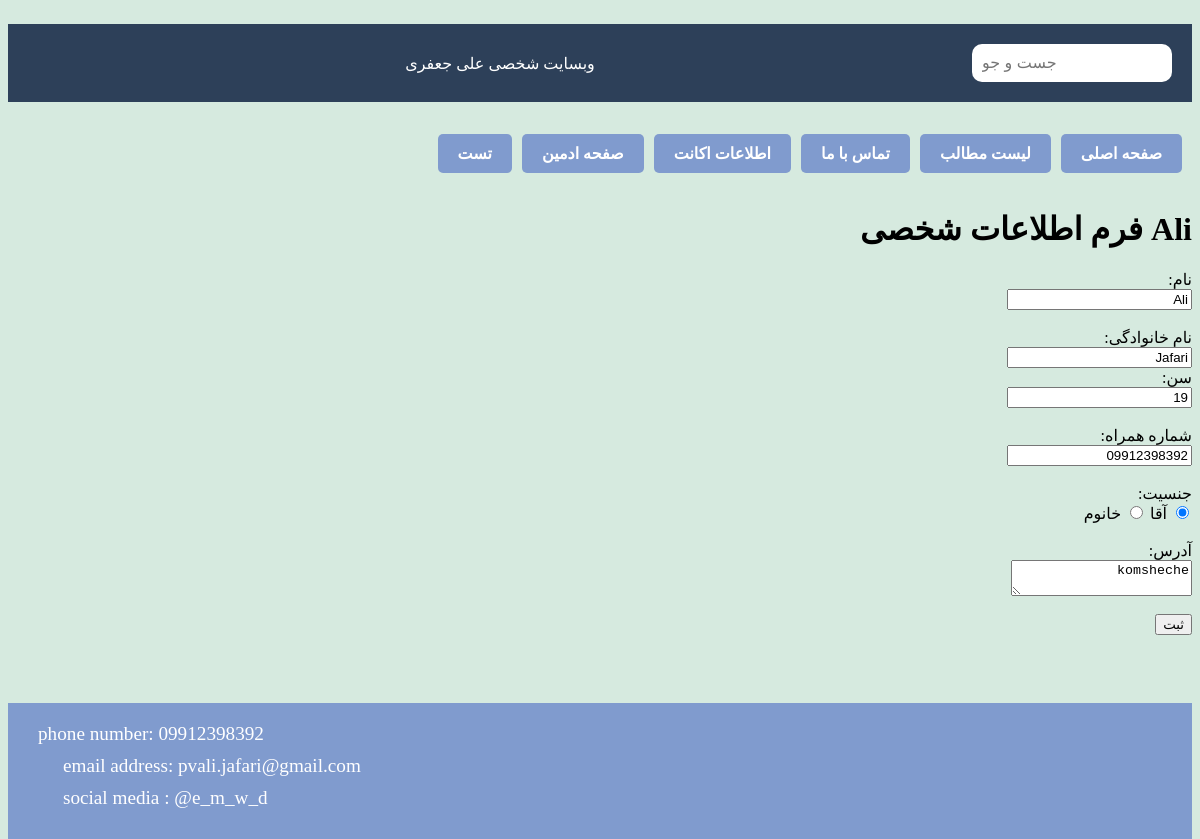
Screenshot of /account-form/ (signed in) with the database file from the repository.
### blog/models.py (models this page shows, shortened)
class Account(models.Model):
    SEX_CHOICES = (
        ('مرد', 'مرد'),
        ('زن', 'زن')
    )
    user = models.OneToOneField(User, on_delete=models.CASCADE, related_name='account')
    sex = models.CharField(max_length=5, choices=SEX_CHOICES, default='مرد')
    phone = models.CharField(max_length=11, null=True, blank=True)
    address = models.TextField(null=True, blank=True)
    created = models.DateTimeField(auto_now_add=True)
    updated = models.DateTimeField(auto_now=True)
    age = models.PositiveIntegerField(default='0', blank=True, null=True)

### blog/views.py (the view, shortened to what this page needs)
# urls.py: path('account-form/', views.user_account, name='account-form'),
def user_account(request):
    user = request.user
    try:
        account = Account.objects.get(user=user)
    except:
        account = Account.objects.create(user=user)
    form = AccountForm()
    return render(request, 'blog/forms/account_form.html', {'form': form, 'account': account})

### blog/forms.py (shortened to what this page needs)
class AccountForm(forms.Form):
    SEX_CHOICES = (
        ('مرد', 'مرد'),
        ('زن', 'زن'),
    )
    phone = forms.CharField(max_length=11, required=True, label='شماره')
    f_name = forms.CharField(max_length=25, required=True, label='نام')
    l_name = forms.CharField(max_length=25, required=True, label='نام خانوادگی')
    sex = forms.ChoiceField(choices=SEX_CHOICES, widget=forms.RadioSelect, label='جنسیت')
    address = forms.CharField(max_length=255, widget=forms.Textarea, label='آدرس')
    age = forms.IntegerField(label='سن', required=True)

### blog/templates/blog/forms/account_form.html (shortened to what this page needs)
{% extends 'blog/Parrent/base.html' %}
{% load static %}
{% block head %}
    <link rel="stylesheet" href="{% static 'css/forms/account form.css' %}">
{% endblock %}
{% block content %}
    <div class="account-form">
        <h1>فرم اطلاعات شخصی {{ account.user.first_name }} </h1>
        <form method="POST">
            <label class="first-name">
                نام: <br>
                <input type="text" name="f_name"
                        {% if form.f_name.value %}
                       value="{{ form.f_name.value }}"
                {% else %}
                       value="{{ account.user.first_name | default:" " }}"
                {% endif %}>
            </label>
            <br>
            <label class="last-name">
                نام خانوادگی: <br>
                <input type="text" name="l_name" required
                        {% if form.l_name.value %}
                       value="{{ form.l_name.value }}"
                {% else %}
                       value="{{ account.user.last_name | default:" " }}"
                {% endif %}>
            </label>
            <label class="Age">
                سن: <br>
                <input type="number" name="age"  required {% if form.age.value %}
                       value="{{ form.age.value }}"{% else %}
                       value="{{ account.age |default:" " }}"{% endif %}>
            </label>
            <br>
            <label class="phone">
                شماره همراه: <br>
                <input name="phone" type="text" value="{{ account.phone | default:" " }}" >
            </label>
            <br>
            <label>
                جنسیت:
                <br>
                <input type="radio" name="sex" value="مرد" {% if account.sex == 'مرد' %} checked {% endif %}>
                آقا
                <input type="radio" name="sex" value="زن" {% if account.sex == 'زن' %} checked {% endif %}>
                خانوم
            </label>
            <br>
            <label class="address">آدرس: <br>
                <textarea name="address" required>{% if form.address.value %}{{ form.address.value }}{% else %}{{ account.address |default:" " }}{% endif %}</textarea>
            </label>
            <br>
            <input type="submit" value="ثبت">
        </form>
    </div>
{% endblock %}

### blog/static/css/forms/account form.css (style rules this page uses)
.account-form h1 { text-align: right; }
form { display: flex; flex-direction: column; align-items: self-start; direction: rtl; }
form input { text-align: right; }

### blog/static/css/base.css (style rules this page uses)
body { display: flex; flex-direction: column; justify-content: space-between; height: 100%; gap: 1rem; flex-wrap: nowrap; align-items: stretch; background-color: #d6eadf; }

### rows the page displays
Account: user.first_name "Ali", f_name "Ali", l_name "Jafari", age "19", phone "09912398392", sex "☑ جنسیت: آقا خانوم", address "komsheche"
